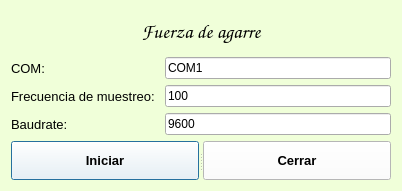
<?xml version="1.0" encoding="UTF-8"?>
<ui version="4.0">
 <class>Dialog</class>
 <widget class="QDialog" name="Dialog">
  <property name="geometry">
   <rect>
    <x>0</x>
    <y>0</y>
    <width>402</width>
    <height>191</height>
   </rect>
  </property>
  <property name="windowTitle">
   <string>Agarre - MainWindow</string>
  </property>
  <property name="styleSheet">
   <string notr="true">QDialog{background-color:rgb(240, 255, 217);}</string>
  </property>
  <layout class="QGridLayout" name="gridLayout">
   <item row="0" column="0">
    <layout class="QVBoxLayout" name="verticalLayout_3">
     <item>
      <widget class="QLabel" name="label">
       <property name="font">
        <font>
         <family>Comic Sans MS</family>
         <pointsize>15</pointsize>
         <weight>75</weight>
         <bold>true</bold>
        </font>
       </property>
       <property name="text">
        <string>Fuerza de agarre</string>
       </property>
       <property name="alignment">
        <set>Qt::AlignCenter</set>
       </property>
      </widget>
     </item>
     <item>
      <layout class="QHBoxLayout" name="horizontalLayout">
       <item>
        <layout class="QVBoxLayout" name="verticalLayout_2">
         <item>
          <widget class="QLabel" name="label_2">
           <property name="font">
            <font>
             <pointsize>10</pointsize>
            </font>
           </property>
           <property name="text">
            <string>COM:</string>
           </property>
          </widget>
         </item>
         <item>
          <widget class="QLabel" name="label_3">
           <property name="font">
            <font>
             <pointsize>10</pointsize>
            </font>
           </property>
           <property name="text">
            <string>Frecuencia de muestreo: </string>
           </property>
          </widget>
         </item>
         <item>
          <widget class="QLabel" name="label_4">
           <property name="font">
            <font>
             <pointsize>10</pointsize>
            </font>
           </property>
           <property name="text">
            <string>Baudrate:</string>
           </property>
          </widget>
         </item>
        </layout>
       </item>
       <item>
        <layout class="QVBoxLayout" name="verticalLayout">
         <item>
          <widget class="QLineEdit" name="lineCOM">
           <property name="text">
            <string>COM1</string>
           </property>
          </widget>
         </item>
         <item>
          <widget class="QLineEdit" name="lineFM">
           <property name="text">
            <string>100</string>
           </property>
          </widget>
         </item>
         <item>
          <widget class="QLineEdit" name="lineBaudrate">
           <property name="text">
            <string>9600</string>
           </property>
          </widget>
         </item>
        </layout>
       </item>
      </layout>
     </item>
     <item>
      <widget class="QSplitter" name="splitter">
       <property name="orientation">
        <enum>Qt::Horizontal</enum>
       </property>
       <widget class="QPushButton" name="initBtn">
        <property name="font">
         <font>
          <pointsize>10</pointsize>
          <weight>75</weight>
          <bold>true</bold>
         </font>
        </property>
        <property name="styleSheet">
         <string notr="true">QPushButton:hover{background-color:red;}
QPushButton{
background-color:white;					
}</string>
        </property>
        <property name="text">
         <string>Iniciar</string>
        </property>
       </widget>
       <widget class="QPushButton" name="closeBtn">
        <property name="font">
         <font>
          <pointsize>10</pointsize>
          <weight>75</weight>
          <bold>true</bold>
         </font>
        </property>
        <property name="styleSheet">
         <string notr="true">QPushButton:hover{background-color:red;}
QPushButton{
background-color:white;}</string>
        </property>
        <property name="text">
         <string>Cerrar</string>
        </property>
       </widget>
      </widget>
     </item>
    </layout>
   </item>
  </layout>
 </widget>
 <resources/>
 <connections/>
</ui>
